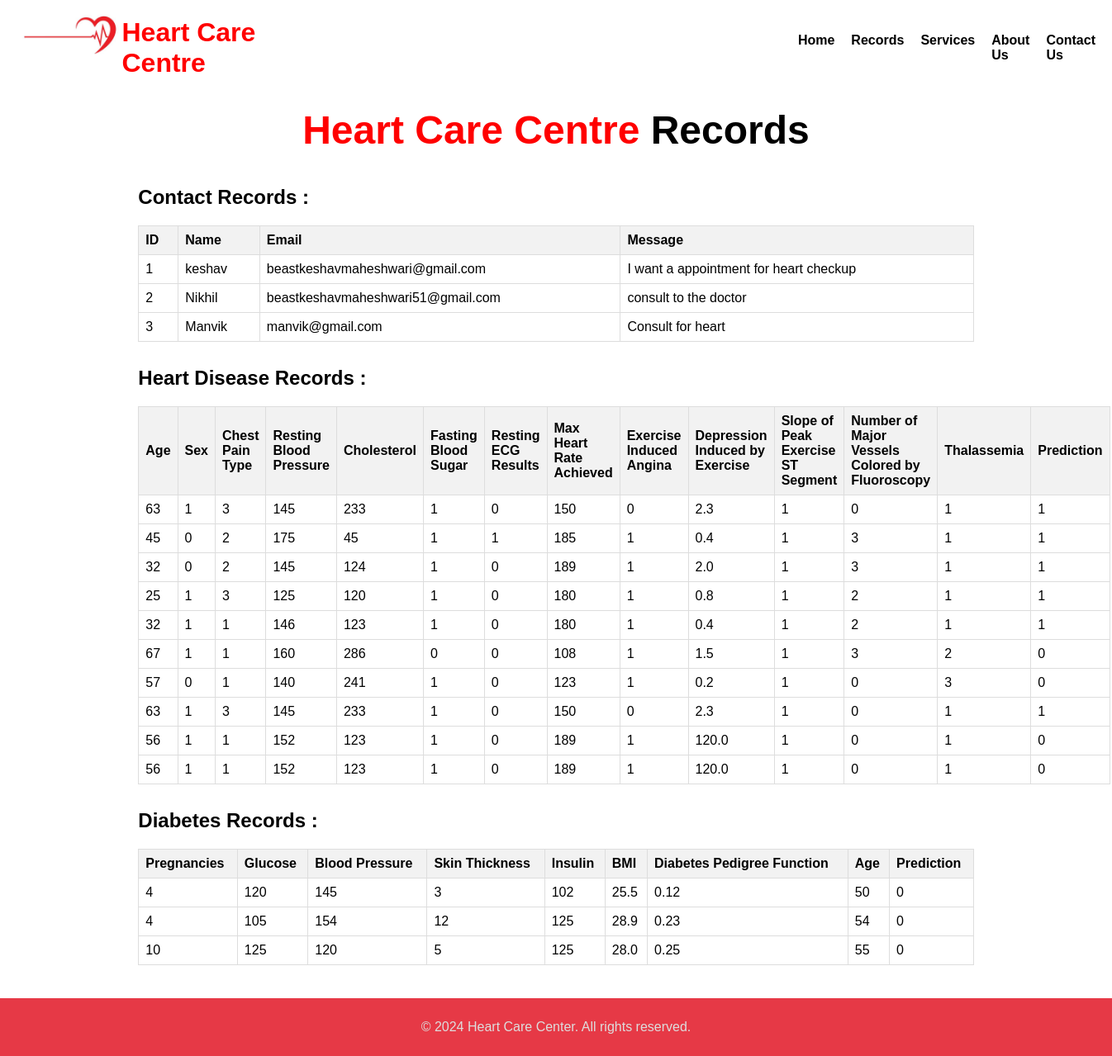
Page /records on the committed database.
### tables this page shows
CREATE TABLE submit_form (
    id INTEGER PRIMARY KEY AUTOINCREMENT,
    name TEXT NOT NULL,
    email TEXT NOT NULL UNIQUE,
    message TEXT NOT NULL);

CREATE TABLE heart_disease_data (
    age INTEGER,
    sex TEXT,
    cp INTEGER,
    trestbps INTEGER,
    chol INTEGER,
    fbs INTEGER,
    restecg INTEGER,
    thalach INTEGER,
    exang INTEGER,
    oldpeak REAL,
    slope INTEGER,
    ca INTEGER,
    thal TEXT,
    prediction INTEGER
);

CREATE TABLE diabetes_data (
    Pregnancies INTEGER,
    Glucose INTEGER,
    BloodPressure INTEGER,
    SkinThickness INTEGER,
    Insulin INTEGER,
    BMI REAL,
    DiabetesPedigreeFunction REAL,
    Age INTEGER,
    Prediction INTEGER
);

### app.py (the view)
@app.route('/records')
def records():
    try:
        conn = get_db_connection()
        contact_records = conn.execute('SELECT * FROM submit_form').fetchall()
        heart_records = conn.execute('SELECT * FROM heart_disease_data').fetchall()
        diabetes_records = conn.execute('SELECT * FROM diabetes_data').fetchall()
        conn.close()
        return render_template('records.html', contact_records=contact_records, heart_records=heart_records, diabetes_records=diabetes_records)
    except Exception as e:
        logging.error(f"Error retrieving records: {e}")
        return render_template('records.html', contact_records=[], heart_records=[], diabetes_records=[])

### app.py (called while the page is built)
def get_db_connection():
    conn = sqlite3.connect('Database/HeartCare.db')
    conn.row_factory = sqlite3.Row
    return conn

### templates/records.html (shortened to what this page needs)
<!DOCTYPE html>
<html lang="en">
<head>
    <link rel="stylesheet" href="/static/styles.css">
    <link rel="stylesheet" href="https://cdnjs.cloudflare.com/ajax/libs/font-awesome/6.0.0-beta3/css/all.min.css">
</head>
<body>
    <header style="margin-top: -130px;">
        <div class="logo" style="display: flex;">
            <img src="/static/logo.jpg" alt="Heart Care Center Logo">
            <h1>Heart Care Centre</h1>
        </div>
        <nav>
            <ul  style="margin-left: 620px;">
                <li><a href="/">Home</a></li>
                <li><a href="/records">Records</a></li>
                <li><a href="#services">Services</a></li>
                <li><a href="#about">About Us</a></li>
                <li><a href="#about">Contact Us</a></li>
            </ul>
        </nav>
    </header>
    <div class="container">
        <main>
            <section id="records" style="margin-top: 130px;">
                <h1 class="welcome-heading" style="text-align: center;"><span style="color: rgb(255, 0, 0);">Heart Care Centre</span> Records</h1>
                <h2>Contact Records :</h2>
                <table>
                    <thead>
                        <tr>
                            <th>ID</th>
                            <th>Name</th>
                            <th>Email</th>
                            <th>Message</th>
                        </tr>
                    </thead>
                    <tbody>
                        {% for record in contact_records %}
                        <tr>
                            <td>{{ record['id'] }}</td>
                            <td>{{ record['name'] }}</td>
                            <td>{{ record['email'] }}</td>
                            <td>{{ record['message'] }}</td>
                        </tr>
                        {% endfor %}
                    </tbody>
                </table>
                <h2>Heart Disease Records :</h2>
                <table>
                    <thead>
                        <tr>
                            <th>Age</th>
                            <th>Sex</th>
                            <th>Chest Pain Type</th>
                            <th>Resting Blood Pressure</th>
                            <th>Cholesterol</th>
                            <th>Fasting Blood Sugar</th>
                            <th>Resting ECG Results</th>
                            <th>Max Heart Rate Achieved</th>
                            <th>Exercise Induced Angina</th>
                            <th>Depression Induced by Exercise</th>
                            <th>Slope of Peak Exercise ST Segment</th>
                            <th>Number of Major Vessels Colored by Fluoroscopy</th>
                            <th>Thalassemia</th>
                            <th>Prediction</th>
                        </tr>
                    </thead>
                    <tbody>
                        {% for record in heart_records %}
                        <tr>
                            <td>{{ record['age'] }}</td>
                            <td>{{ record['sex'] }}</td>
                            <td>{{ record['cp'] }}</td>
                            <td>{{ record['trestbps'] }}</td>
                            <td>{{ record['chol'] }}</td>
                            <td>{{ record['fbs'] }}</td>
                            <td>{{ record['restecg'] }}</td>
                            <td>{{ record['thalach'] }}</td>
                            <td>{{ record['exang'] }}</td>
                            <td>{{ record['oldpeak'] }}</td>
                            <td>{{ record['slope'] }}</td>
                            <td>{{ record['ca'] }}</td>
                            <td>{{ record['thal'] }}</td>
                            <td>{{ record['Prediction'] }}</td>
                        </tr>
                        {% endfor %}
                    </tbody>
                </table>
                <h2>Diabetes Records :</h2>
                <table>
                    <thead>
                        <tr>
                            <th>Pregnancies</th>
                            <th>Glucose</th>
                            <th>Blood Pressure</th>
                            <th>Skin Thickness</th>
                            <th>Insulin</th>
                            <th>BMI</th>
                            <th>Diabetes Pedigree Function</th>
                            <th>Age</th>
                            <th>Prediction</th>
                        </tr>
                    </thead>
                    <tbody>
                        {% for record in diabetes_records %}
                        <tr>
                            <td>{{ record['Pregnancies'] }}</td>
                            <td>{{ record['Glucose'] }}</td>
                            <td>{{ record['BloodPressure'] }}</td>
                            <td>{{ record['SkinThickness'] }}</td>
                            <td>{{ record['Insulin'] }}</td>
                            <td>{{ record['BMI'] }}</td>
                            <td>{{ record['DiabetesPedigreeFunction'] }}</td>
                            <td>{{ record['Age'] }}</td>
                            <td>{{ record['Prediction'] }}</td>
                        </tr>
                        {% endfor %}
                    </tbody>
                </table>
            </section>
        </main>
    </div>
    <footer style="position: relative;">
        <p style="color: #ddd;">&copy; 2024 Heart Care Center. All rights reserved.</p>
    </footer>
</body>
</html>

### static/styles.css (style rules this page uses)
body { font-family: Arial, sans-serif; margin: 0; padding: 0; background-color: #fff; }
header { background-color: #ffffff; color: rgb(255, 0, 0); padding: 10px 0; display: flex; align-items: center; justify-content: space-between; padding: 0 20px; position: fixed; }
header .logo img { height: 85px; }
nav ul { list-style: none; margin: 0; padding: 0; display: flex; }
nav ul li { margin-left: 20px; }
nav ul li a { color: rgb(0, 0, 0); text-decoration: none; font-weight: bold; }
section { margin: 0 auto; max-width: calc(100% - 200px); padding: 0 20px; }
section { margin-bottom: 40px; }
footer { background-color: #e63946; color: white; text-align: center; padding: 10px 0; width: 100%; bottom: 0; }
.container { margin-left: 150px; margin-right: 150px; }
.welcome-heading { font-size: 3em; }
p { font-size: 16px; color: #666; }

### templates/records.html (style rules this page uses)
table { width: 100%; border-collapse: collapse; margin-bottom: 30px; }
th, td { border: 1px solid #ddd; padding: 8px; text-align: left; }
th { background-color: #f2f2f2; }
.container { width: 90%; margin: 0 auto; }

### rows in the picture
submit_form: id "1", name "keshav", email "beastkeshavmaheshwari@gmail.com", message "I want a appointment for heart checkup"
submit_form: id "2", name "Nikhil", email "beastkeshavmaheshwari51@gmail.com", message "consult to the doctor"
submit_form: id "3", name "Manvik", email "manvik@gmail.com", message "Consult for heart"
heart_disease_data: age "63", sex "1", cp "3", trestbps "145", chol "233", fbs "1", restecg "0", thalach "150", exang "0", oldpeak "2.3", slope "1", ca "0", thal "1", Prediction "1"
heart_disease_data: age "45", sex "0", cp "2", trestbps "175", chol "45", fbs "1", restecg "1", thalach "185", exang "1", oldpeak "0.4", slope "1", ca "3", thal "1", Prediction "1"
heart_disease_data: age "32", sex "0", cp "2", trestbps "145", chol "124", fbs "1", restecg "0", thalach "189", exang "1", oldpeak "2.0", slope "1", ca "3", thal "1", Prediction "1"
heart_disease_data: age "25", sex "1", cp "3", trestbps "125", chol "120", fbs "1", restecg "0", thalach "180", exang "1", oldpeak "0.8", slope "1", ca "2", thal "1", Prediction "1"
heart_disease_data: age "32", sex "1", cp "1", trestbps "146", chol "123", fbs "1", restecg "0", thalach "180", exang "1", oldpeak "0.4", slope "1", ca "2", thal "1", Prediction "1"
heart_disease_data: age "67", sex "1", cp "1", trestbps "160", chol "286", fbs "0", restecg "0", thalach "108", exang "1", oldpeak "1.5", slope "1", ca "3", thal "2", Prediction "0"
heart_disease_data: age "57", sex "0", cp "1", trestbps "140", chol "241", fbs "1", restecg "0", thalach "123", exang "1", oldpeak "0.2", slope "1", ca "0", thal "3", Prediction "0"
heart_disease_data: age "63", sex "1", cp "3", trestbps "145", chol "233", fbs "1", restecg "0", thalach "150", exang "0", oldpeak "2.3", slope "1", ca "0", thal "1", Prediction "1"
heart_disease_data: age "56", sex "1", cp "1", trestbps "152", chol "123", fbs "1", restecg "0", thalach "189", exang "1", oldpeak "120.0", slope "1", ca "0", thal "1", Prediction "0"
heart_disease_data: age "56", sex "1", cp "1", trestbps "152", chol "123", fbs "1", restecg "0", thalach "189", exang "1", oldpeak "120.0", slope "1", ca "0", thal "1", Prediction "0"
diabetes_data: Pregnancies "4", Glucose "120", BloodPressure "145", SkinThickness "3", Insulin "102", BMI "25.5", DiabetesPedigreeFunction "0.12", Age "50", Prediction "0"
diabetes_data: Pregnancies "4", Glucose "105", BloodPressure "154", SkinThickness "12", Insulin "125", BMI "28.9", DiabetesPedigreeFunction "0.23", Age "54", Prediction "0"
diabetes_data: Pregnancies "10", Glucose "125", BloodPressure "120", SkinThickness "5", Insulin "125", BMI "28.0", DiabetesPedigreeFunction "0.25", Age "55", Prediction "0"
